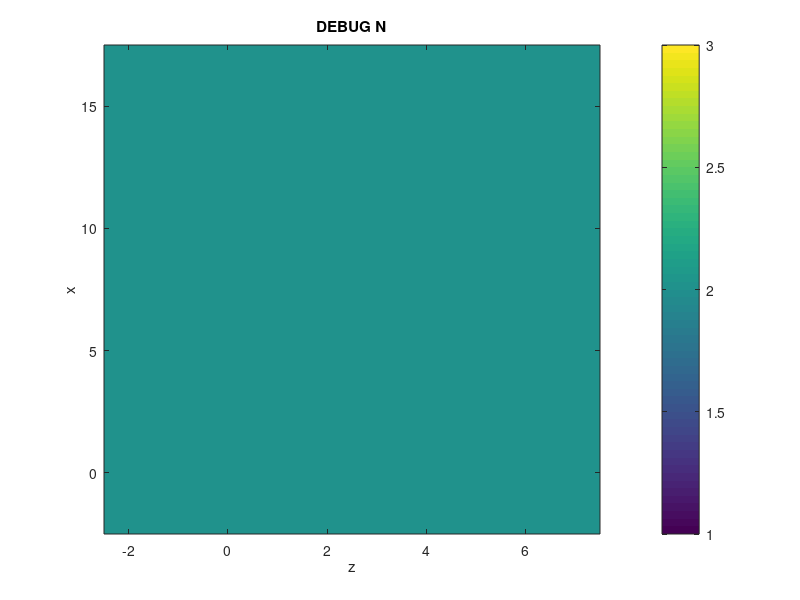

MATLAB code to generate this figure: (Note: this script raises an error after producing the figure.)
% authors: bohan zhang
%
% script just for testing that the operators are correctly implemented

clear; close all;

% dependencies
% bloch solver
addpath( genpath( '..' ) );
% slab solver
addpath( 'C:\Users\beezy\Google Drive\research\popovic group\code\slab_modesolver' );
addpath( 'C:\Users\bz\Google Drive\research\popovic group\code\slab_modesolver' );

% initial settings
disc        = 5;
units       = 'nm';
lambda      = 1000; %1500;
index_clad  = 1.0;
k0          = 2*pi/lambda;
pol         = 'TM';

% make index
% would like to make a single mode wg
n1      = 1.5;
n2      = 2.0;                  % 1.25;
t_wg    = 200;
period  = disc*3;
domain  = [ disc*4, disc*2 ];     % dimensions x, z

% draw indices
% % z = dir of propagation, x = transverse
z_coords    = 0:disc:domain(2)-disc;
x_coords    = 0:disc:domain(1)-disc;
N           = n1*ones( length(x_coords), length(z_coords) );
x_indx_wg   = ( x_coords > domain(1)/2 - t_wg/2 - disc/2 ) & (x_coords < domain(1)/2 + t_wg/2 - disc/2 );
N( x_indx_wg, : )   = n2;
% TESTING SOME INDEX AVERAGING
% N( 1:end-1, : ) = ( N( 1:end-1, : ) + N( 2:end, : ) )/2;
% N = imfilter( N, (1/9) * [ 1, 1, 1; 1, 1, 1; 1, 1, 1 ], 'replicate' );

% DEBUG plot N
figure;
imagesc( z_coords, x_coords, N );
xlabel('z'); ylabel('x');
set( gca, 'ydir', 'normal' );
colorbar;
title('DEBUG N');
        
% % compute analytical solution (symmetric waveguide)
% core_d      = t_wg;
% n_clad      = n1;
% n_core      = n2;
% lambda0     = lambda;
% [ neff, k_analytical, kx_temp, alpha_temp, field_analy ] = solve_symm_slab( core_d, n_clad, n_core, lambda0, pol, true );

% convert units to nm
% k_analytical = k_analytical;

% run simulation
% guessk      = k0*(n1+n2)/2;
% guessk      = k_analytical(1);
guessk      = 0;
num_modes   = 5;
BC          = 1;     % 0 for PEC, 1 for PMC
% PML_options(1): PML in y direction (yes=1 or no=0)
% PML_options(2): length of PML layer in nm
% PML_options(3): strength of PML in the complex plane
% PML_options(4): PML polynomial order (1, 2, 3...)
pml_options = [ 0, 200, 50, 2 ];

% run solver
fprintf('Running bloch solver\n');
tic;
[Phi_all, k_all, A, B] = f_bloch_complexk_mode_solver_2D_PML(  N, ...
                                                               disc, ...
                                                               k0, ...
                                                               num_modes, ...
                                                               guessk, ...
                                                               BC, ...
                                                               pol, ...
                                                               pml_options );
toc;


% plot mode
figure;
imagesc( z_coords, x_coords, real(Phi_all(:,:,1)) );
colorbar;
xlabel('x'); ylabel('y');
set( gca, 'ydir', 'normal' );
title('first mode field, real');
% plot mode
figure;
imagesc( z_coords, x_coords, abs(Phi_all(:,:,1)) );
colorbar;
xlabel('x'); ylabel('y');
set( gca, 'ydir', 'normal' );
title('first mode field, amp');


% plot all modes
f_plot_all_modes_gui(  Phi_all, z_coords, x_coords, k_all );


% Compare analytical with mode solved fields
figure;
% analytical field
plot( field_analy.x, field_analy.Hy(1,:) ); hold on;
% mode solved field
plot( y_coords - y_coords(end/2), abs(Phi_all( :, 1, 1 ))./max(abs(Phi_all( :, 1, 1 ))) );
% index distribution
plot( y_coords - y_coords(end/2), N(:,1) );
xlabel('x (nm)'); ylabel('H_y');
legend('analytical', 'mode solved', 'index');
title('Analytical vs. mode solver field profile, 1st mode');
makeFigureNice();

% what if i add mode 1 and 2
Phi_1_2 = Phi_all( :, :, 1 ) + Phi_all( :, :, 2);
% plot mode
figure;
imagesc( x_coords, y_coords, real(Phi_1_2) );
colorbar;
xlabel('x'); ylabel('y');
set( gca, 'ydir', 'normal' );
title('first + 2nd mode field, real');
% plot mode
figure;
imagesc( x_coords, y_coords, abs(Phi_1_2) );
colorbar;
xlabel('x'); ylabel('y');
set( gca, 'ydir', 'normal' );
title('first + 2nd mode field, amp');

% Compare analytical with mode solved fields
figure;
% analytical field
plot( field_analy.x, field_analy.Hy(1,:) ); hold on;
% mode solved field
plot( y_coords - y_coords(end/2), abs(Phi_1_2( :, 1, 1 ))./max(abs(Phi_1_2( :, 1, 1 ))) );
% index distribution
plot( y_coords - y_coords(end/2), N(:,1) );
xlabel('x (nm)'); ylabel('H_y');
legend('analytical', 'mode solved', 'index');
title('Analytical vs. mode solver field profile, 1st +2nd mode');
makeFigureNice();



















